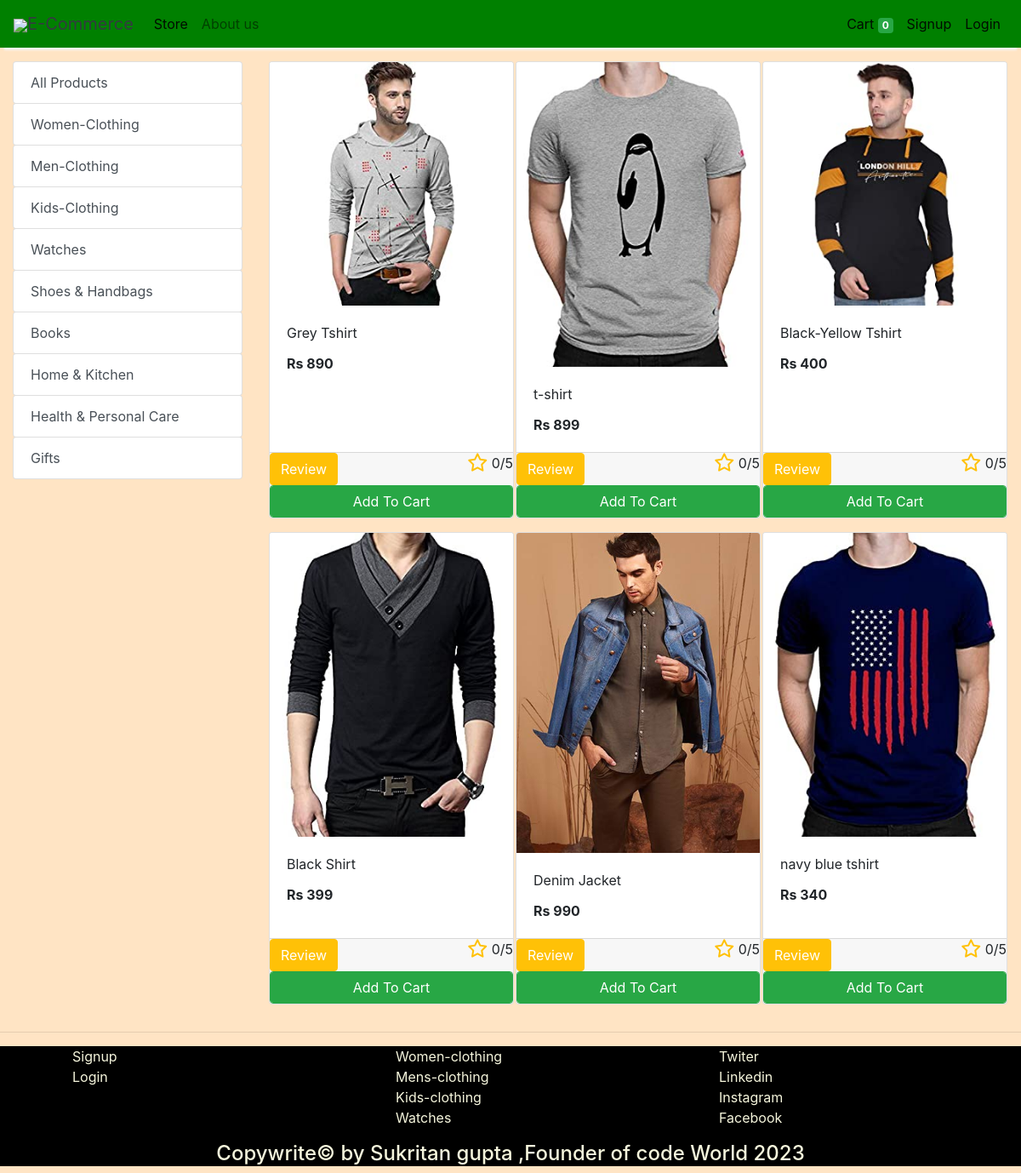
Screenshot of /store?category=23 with the database file from the repository.
### store/models/category.py (models this page shows, shortened)
class Category(models.Model):
    name= models.CharField(max_length=50)
    @staticmethod
    def get_all_categories():
        return Category.objects.all()

### store/models/product.py (models this page shows, shortened)
class Products(models.Model):
    name = models.CharField(max_length=60)
    price= models.IntegerField(default=0)
    category= models.ForeignKey(Category,on_delete=models.CASCADE,default=1 )
    description= models.CharField(max_length=250, default='', blank=True, null= True)
    image= models.ImageField(upload_to='uploads/products/')
    avgrat=models.FloatField(blank=True,null=True)
    @staticmethod
    def get_all_products_by_categoryid(category_id):
        if category_id:
            return Products.objects.filter (category=category_id)
        else:
            return Products.get_all_products();

### store/views/home.py (the view)
# urls.py: path('' , include('store.urls'))
def store(request):
    cart = request.session.get('cart')
    if not cart:
        request.session['cart'] = {}
    products = None
    categories = Category.get_all_categories()
    categoryID = request.GET.get('category')
    if categoryID:
        products = Products.get_all_products_by_categoryid(categoryID)
    else:
        products = Products.get_all_products();
    data = {}
    data['products'] = products
    data['categories'] = categories
    print('you are : ', request.session.get('email'))
    return render(request, 'index.html', data)

### store/templatetags/cart.py (called while the page is built)
@register.filter (name='is_in_cart')
def is_in_cart(product, cart):
    keys = cart.keys ()
    for id in keys:
        if int (id) == product.id:
            return True
    return False;

### store/templatetags/custom_filter.py (called while the page is built)
@register.filter(name='currency')
def currency(number):
    return "Rs "+str(number)

### store/templates/index.html (shortened to what this page needs)
{% extends 'base.html' %}
{% block content %}
{% load cart %}
{% load custom_filter %}
<div class="container-fluid mt-3">
	<div class="row">
		<div class="col-lg-3 mx-auto">
			<div class="list-group">
				<a href="/" class="list-group-item list-group-item-action btn btn-outline-success">All Products</a>
				{% for category in categories %}
				<a href="/?category={{category.id}}"
					class="list-group-item list-group-item-action btn btn-outline-success ">{{category.name}}</a>
				{% endfor %}
			</div>
		</div>
		<div id='products' class="col-lg-9 mx-auto">
			<div class="row mx-auto">
				{% for product in products %}
				<div class="card mx-auto mb-3" id={{product.id}} style="width: 18rem;">
					<img class="card-img-top" src="{{product.image.url}}" alt="Card image cap">
					<div class="card-body">
						<p class="card-title">{{product.name}}</p>
				<p class="card-text"><b>{{product.price|currency}}</b></p>
					</div>
					<div class="card-footer p-0 no-gutters">
						{% if product|is_in_cart:request.session.cart %}
						<div class="row no-gutters">
							<form action="/#{{product.id}}" class="col-2 " method="post">
								{% csrf_token %}
								<input hidden type="text" name='product' value='{{product.id}}'>
								<input hidden type="text" name='remove' value='True'>
								<input type="submit" value=" - " class="btn btn-block btn-success border-right">
							</form>
							<div class="text-center col btn btn-success">{{product|cart_quantity:request.session.cart}} in Cart</div>
							<form action="/#{{product.id}}" class="col-2 " method="post">
								{% csrf_token %}
								<input hidden type="text" name='product' value='{{product.id}}'>
								<input type="submit" value=" + " class="btn btn-block btn-success border-left">
							</form>
						</div>
						{% else %}
						<button type="button" class="btn btn-warning"><a href="{% url 'rating' product.id %}" style="text-decoration:None; color:white;">Review</a></button>
						<span class='float-right'><i class="fa-regular fa-star fa-lg text-warning"></i>{% if product.avgrat %}
						{{product.avgrat}}
						{% else %}
						0/5
						{% endif %}</span>
						<form action="/#{{product.id}}" method="POST" class="btn-block">
							<input type="submit" class="float-right btn btn-success form-control"
								value="Add To Cart">
						</form>
						{% endif %}
			</div>
				</div>
				{% endfor %}
			</div>
		</div>
	</div>
</div>
{% include "footer.html" %}
{% endblock %}

### store/static/css/style1.css (style rules this page uses)
body { background-color: bisque; }
a { text-decoration: none; }

### store/static/css/style2.css (style rules this page uses)
a { text-decoration: none; }

### rows the page displays
Category: name "Women-Clothing"
Category: name "Men-Clothing"
Category: name "Kids-Clothing"
Category: name "Watches"
Category: name "Shoes & Handbags"
Category: name "Books"
Category: name "Home & Kitchen"
Category: name "Health & Personal Care"
Category: name "Gifts"
Products: image (picture), name "Grey Tshirt", price "Rs 890", shows "0/5"
Products: image (picture), name "t-shirt", price "Rs 899", shows "0/5"
Products: image (picture), name "Black-Yellow Tshirt", price "Rs 400", shows "0/5"
Products: image (picture), name "Black Shirt", price "Rs 399", shows "0/5"
Products: image (picture), name "Denim Jacket", price "Rs 990", shows "0/5"
Products: image (picture), name "navy blue tshirt", price "Rs 340", shows "0/5"

### other values shown
{{ request.session.cart.keys|length }} "0"
